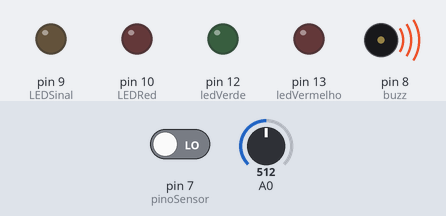
Recording of a sketch running on a simulated Arduino Uno, built with avr-gcc and run on an emulated ATmega328P. Shown: output pins drawn as LEDs (lit = HIGH), buzzer (waves = sounding). The inputs (shaded band) are chosen by the test bench; at power-on: pin 7 (pinoSensor) LOW, A0 = 512.

Above: at 30.13 s.
At 32.95 s:
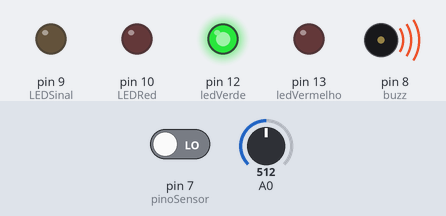
Timing chart, 0 to 33.2 s (numbered marks = the images above):
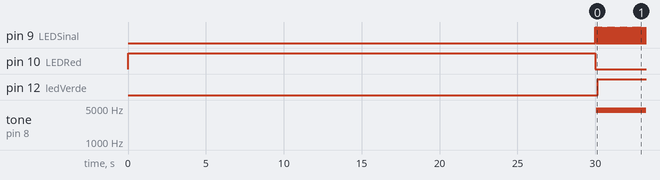

Measured:
- by itself, pin 9 (LEDSinal): moves between LOW and HIGH, repeating every 2.9 s
- by itself, pin 12 (ledVerde): LOW → HIGH at 30.2 s
- by itself, tone on pin 8 (buzz): silent → 4442 Hz at 30.1 s

The sketch:

automa__oresidencial.ino
```cpp
//alarme vazamento de gás

const int buzz =8;
const int LEDSinal = 9;
const int LEDRed = 10;
uint16_t jorge;
int som = 0;
uint16_t sensor = 0;
//Monitoramento de portas ou janelas com MC-38a
int ledVermelho = 13; // porta 13 em output para o LED vermelho
int ledVerde = 12; // porta 12 em output para o LED verde
int pinoSensor = 7; // porta 7 em input para o sensor
int val = 0; // variável para ler o status do pino do sensor

void setup() {
//alarme vazamento de gás
pinMode(buzz,OUTPUT);
pinMode(LEDSinal,OUTPUT);
pinMode(LEDRed,OUTPUT);

//*resetando botões
digitalWrite(LEDSinal,LOW);
digitalWrite(LEDRed,HIGH);

//*delay de 30 segundos até o sensor aquecer.
//*na fase de testes recomendo diminuir o delay.
delay(30000);
digitalWrite(LEDRed,LOW);

for (jorge = 0; jorge <3; jorge +=1) {
digitalWrite(LEDSinal, HIGH);
delay(10);
digitalWrite(LEDSinal, LOW);
delay(10);
}
//monitoramento portas e janelas
 pinMode(ledVermelho, OUTPUT); // declarando o pino do LED vermelho como output
 pinMode(ledVerde, OUTPUT); // declarando o pino do LED verde como output
 pinMode(pinoSensor, INPUT); // declarando o pino do sensor como input
}
//alarme vazamento de gás
void pisca() {
delay(20);
digitalWrite(LEDSinal,HIGH);
delay(20);
digitalWrite(LEDSinal,LOW);
}

void loop() {
//alarme vazamento de gás
delay(10);
sensor = analogRead(A0);

som = map(sensor ,10,50, 50,400);
tone(buzz,som,(1/(sensor * 10)));
pisca();
delay(50);

//Monitoramento portas e janelas
 val = digitalRead(pinoSensor); // lendo o estado do sensor e atribuindo a variável val
 if (val == HIGH) {// verifica se a entrada é alta (quando os dois módulos estão separados), e acende o led vermelho e apaga o verde

 digitalWrite(ledVermelho, HIGH); // LED verde ON
 digitalWrite(ledVerde, LOW); // LED vermelho OFF

} else { //se não acenderá o led verde e apagará o vermelho

 digitalWrite(ledVerde, HIGH); // LED verde ON
 digitalWrite(ledVermelho, LOW); // LED vermelho OFF

 }
}
```
